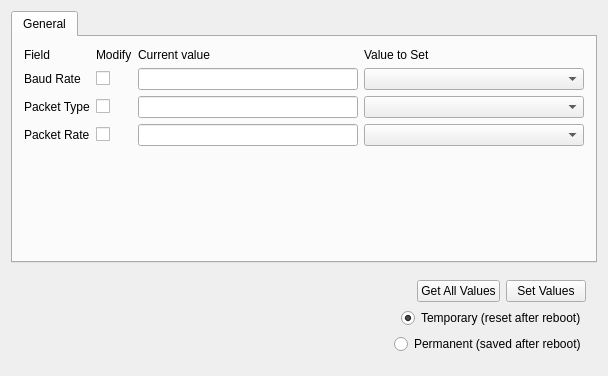
<?xml version="1.0" encoding="UTF-8"?>
<ui version="4.0">
 <class>UnitConfigurationClass</class>
 <widget class="QWidget" name="UnitConfigurationClass">
  <property name="geometry">
   <rect>
    <x>0</x>
    <y>0</y>
    <width>608</width>
    <height>376</height>
   </rect>
  </property>
  <property name="minimumSize">
   <size>
    <width>600</width>
    <height>0</height>
   </size>
  </property>
  <property name="windowTitle">
   <string>UnitConfiguration</string>
  </property>
  <layout class="QVBoxLayout" name="verticalLayout_3">
   <item>
    <widget class="QTabWidget" name="tabWidget">
     <property name="currentIndex">
      <number>0</number>
     </property>
     <widget class="QWidget" name="General">
      <attribute name="title">
       <string>General</string>
      </attribute>
      <layout class="QVBoxLayout" name="verticalLayout_2">
       <item>
        <layout class="QGridLayout" name="gridLayout" columnstretch="0,0,1,1">
         <item row="0" column="0">
          <widget class="QLabel" name="label">
           <property name="text">
            <string>Field</string>
           </property>
          </widget>
         </item>
         <item row="0" column="1">
          <widget class="QLabel" name="label_2">
           <property name="text">
            <string>Modify</string>
           </property>
          </widget>
         </item>
         <item row="0" column="2">
          <widget class="QLabel" name="label_3">
           <property name="text">
            <string>Current value</string>
           </property>
          </widget>
         </item>
         <item row="0" column="3">
          <widget class="QLabel" name="label_4">
           <property name="text">
            <string>Value to Set</string>
           </property>
          </widget>
         </item>
         <item row="1" column="0">
          <widget class="QLabel" name="label_5">
           <property name="text">
            <string>Baud Rate</string>
           </property>
          </widget>
         </item>
         <item row="1" column="1">
          <widget class="QCheckBox" name="check_BaudRate">
           <property name="text">
            <string/>
           </property>
          </widget>
         </item>
         <item row="1" column="2">
          <widget class="QLineEdit" name="line_BaudRatet">
           <property name="readOnly">
            <bool>true</bool>
           </property>
          </widget>
         </item>
         <item row="1" column="3">
          <widget class="QComboBox" name="combo_BaudRatet"/>
         </item>
         <item row="2" column="0">
          <widget class="QLabel" name="label_11">
           <property name="text">
            <string>Packet Type</string>
           </property>
          </widget>
         </item>
         <item row="2" column="1">
          <widget class="QCheckBox" name="check_PacketType">
           <property name="text">
            <string/>
           </property>
          </widget>
         </item>
         <item row="2" column="2">
          <widget class="QLineEdit" name="line_PacketType">
           <property name="readOnly">
            <bool>true</bool>
           </property>
          </widget>
         </item>
         <item row="2" column="3">
          <widget class="QComboBox" name="combo_PacketType"/>
         </item>
         <item row="3" column="0">
          <widget class="QLabel" name="label_18">
           <property name="text">
            <string>Packet Rate</string>
           </property>
          </widget>
         </item>
         <item row="3" column="1">
          <widget class="QCheckBox" name="check_PacketRate">
           <property name="text">
            <string/>
           </property>
          </widget>
         </item>
         <item row="3" column="2">
          <widget class="QLineEdit" name="line_PacketRate">
           <property name="readOnly">
            <bool>true</bool>
           </property>
          </widget>
         </item>
         <item row="3" column="3">
          <widget class="QComboBox" name="combo_PacketRate"/>
         </item>
        </layout>
       </item>
       <item>
        <spacer name="verticalSpacer">
         <property name="orientation">
          <enum>Qt::Vertical</enum>
         </property>
         <property name="sizeHint" stdset="0">
          <size>
           <width>20</width>
           <height>67</height>
          </size>
         </property>
        </spacer>
       </item>
      </layout>
     </widget>
    </widget>
   </item>
   <item>
    <widget class="QWidget" name="widget" native="true">
     <layout class="QVBoxLayout" name="verticalLayout">
      <item>
       <layout class="QHBoxLayout" name="horizontalLayout">
        <item>
         <spacer name="horizontalSpacer">
          <property name="orientation">
           <enum>Qt::Horizontal</enum>
          </property>
          <property name="sizeHint" stdset="0">
           <size>
            <width>40</width>
            <height>20</height>
           </size>
          </property>
         </spacer>
        </item>
        <item>
         <widget class="QPushButton" name="getValues">
          <property name="text">
           <string>Get All Values</string>
          </property>
         </widget>
        </item>
        <item>
         <widget class="QPushButton" name="setValues">
          <property name="text">
           <string>Set Values</string>
          </property>
         </widget>
        </item>
       </layout>
      </item>
      <item>
       <layout class="QHBoxLayout" name="horizontalLayout_2">
        <item>
         <spacer name="horizontalSpacer_2">
          <property name="orientation">
           <enum>Qt::Horizontal</enum>
          </property>
          <property name="sizeHint" stdset="0">
           <size>
            <width>40</width>
            <height>20</height>
           </size>
          </property>
         </spacer>
        </item>
        <item>
         <widget class="QRadioButton" name="radioButton">
          <property name="text">
           <string>Temporary (reset after reboot)</string>
          </property>
          <property name="checked">
           <bool>true</bool>
          </property>
         </widget>
        </item>
       </layout>
      </item>
      <item>
       <layout class="QHBoxLayout" name="horizontalLayout_3">
        <item>
         <spacer name="horizontalSpacer_3">
          <property name="orientation">
           <enum>Qt::Horizontal</enum>
          </property>
          <property name="sizeHint" stdset="0">
           <size>
            <width>40</width>
            <height>20</height>
           </size>
          </property>
         </spacer>
        </item>
        <item>
         <widget class="QRadioButton" name="radioButton_2">
          <property name="text">
           <string>Permanent (saved after reboot)</string>
          </property>
         </widget>
        </item>
       </layout>
      </item>
     </layout>
    </widget>
   </item>
  </layout>
 </widget>
 <layoutdefault spacing="6" margin="11"/>
 <resources/>
 <connections/>
</ui>
